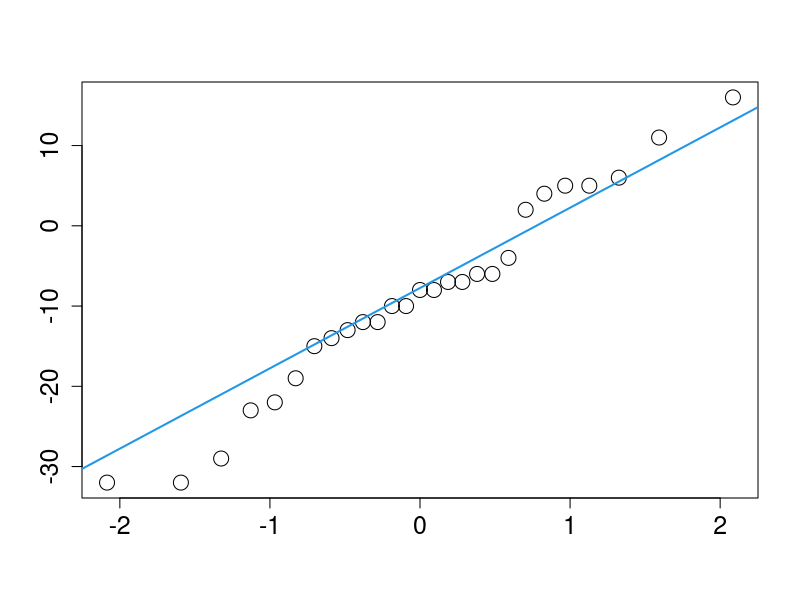
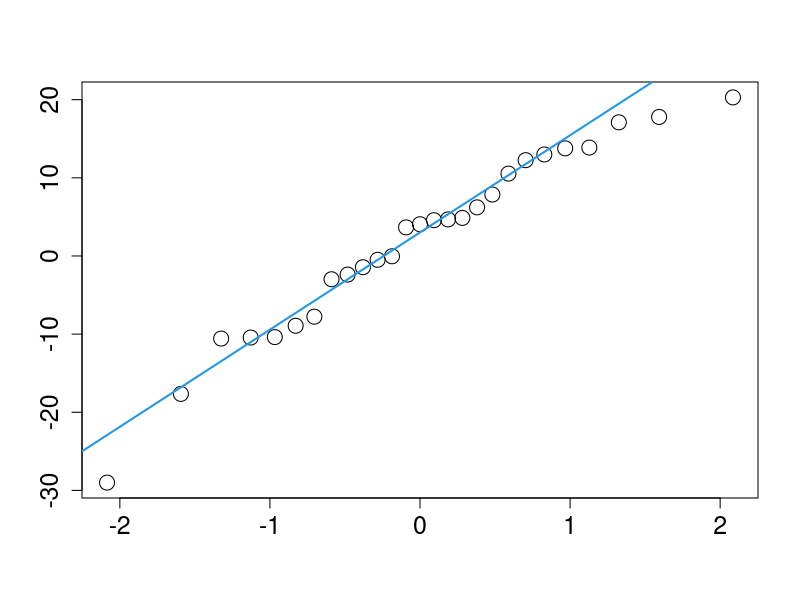
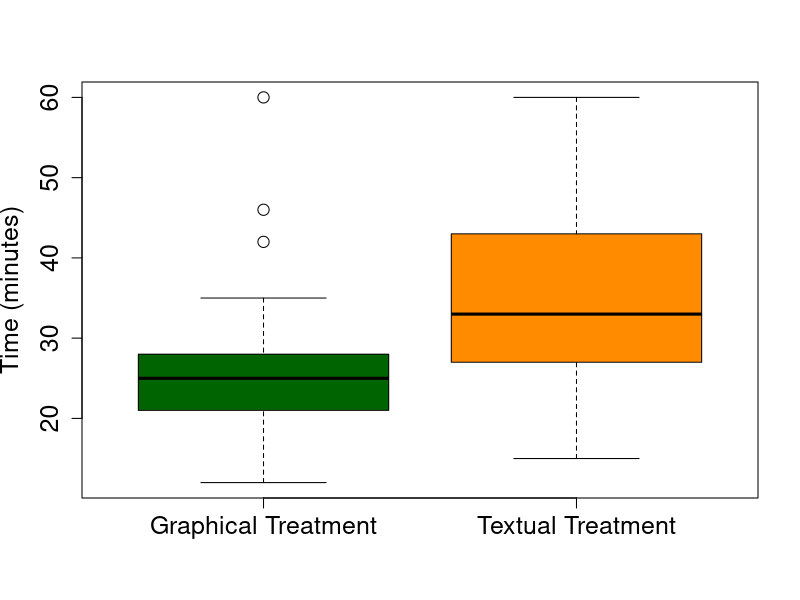
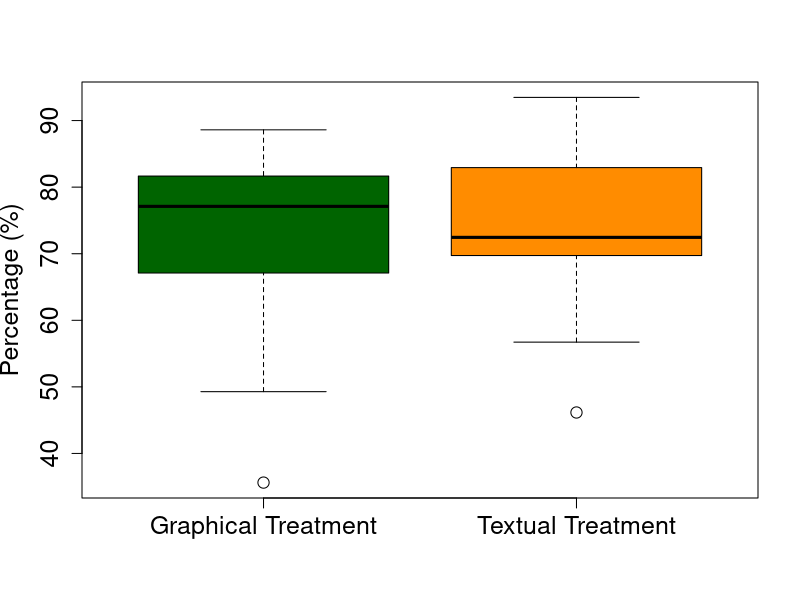
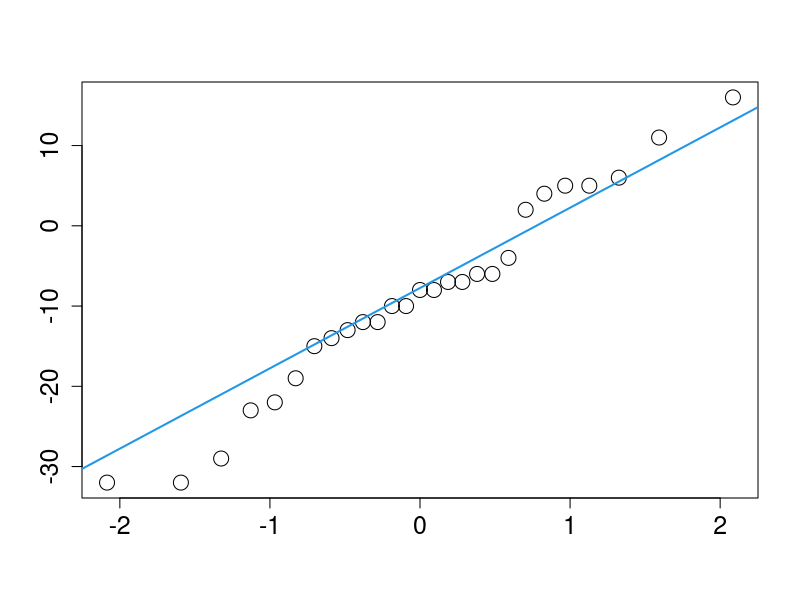
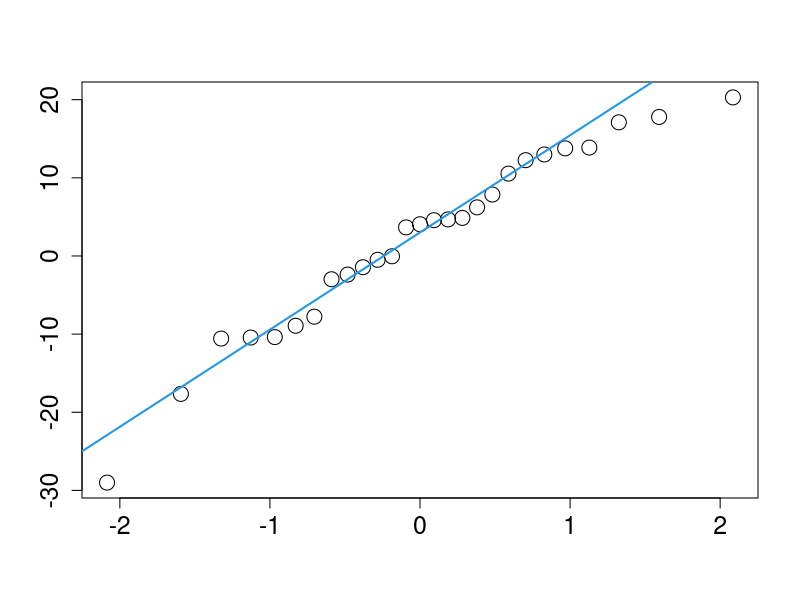
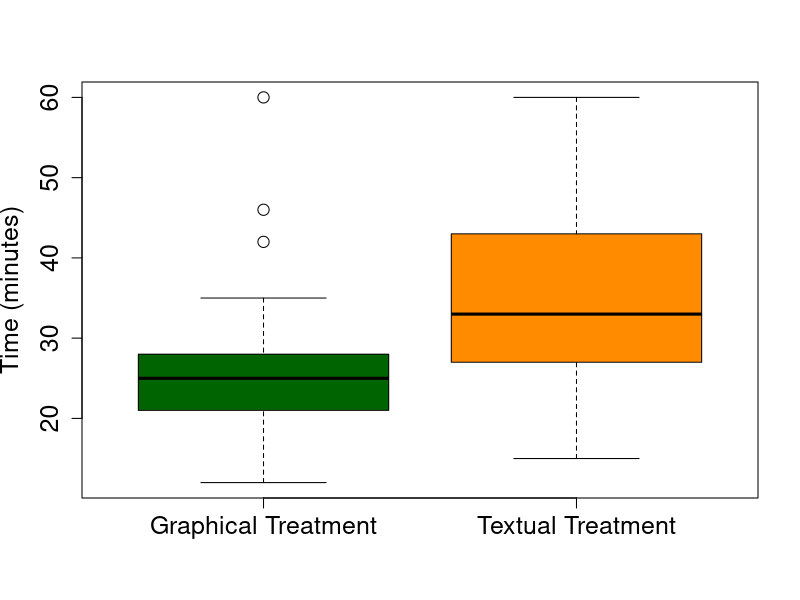
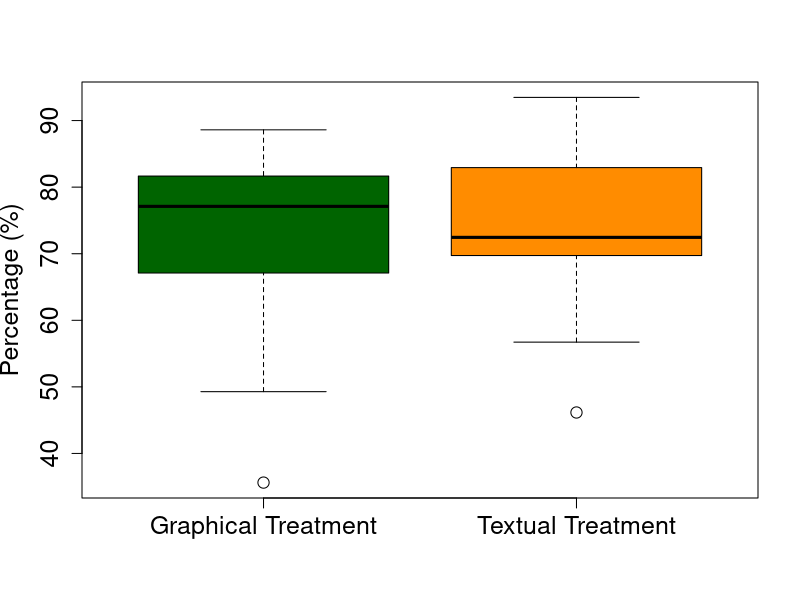

Reproduce these figures in R, in order.
# ==============================================================================
# ==============================================================================
#		 SCRIPTS TO GENERATE SOME OF MY GRAPHICS IN R
# ==============================================================================
# ==============================================================================

# DATASETS
# 	TIME (EFFORT)
	NormalityT<-c(-32,-32,-29,-23,-22,-19,-15,-14,-13,-12,-12,-10,-10,-8,-8,-7,-7,-6,-6,-4,2,4,5,5,6,11,16)
	GraphicT<-c(12,12,17,18,20,20,21,21,22,22,22,22,25,25,26,26,27,28,28,28,28,28,31,35,42,46,60)
	TextualT<-c(15,16,18,18,20,20,26,28,28,28,30,30,32,33,35,36,38,38,38,41,45,48,56,57,58,60,60)
# 	FSCORE (EFFECTIVENESS)
	NormalityFS<-c(-29,-17.65,-10.57,-10.44,-10.38,-8.93,-7.77,-2.98,-2.38,-1.44,-0.49,-0.04,3.66,4.06,4.58,4.68,4.87,6.22,7.86,10.54,12.26,12.99,13.77,13.87,17.1,17.79,20.29)
	GraphicFS<-c(35.62,49.28,51.35,63.29,65.75,66.67,66.67,67.53,67.61,67.61,71.74,72.73,73.24,77.11,77.65,79.01,79.41,79.45,80.49,81.4,81.93,82.5,82.67,85,85.33,85.71,88.61)
	TextualFS<-c(46.15,56.72,57.58,61.36,66.67,67.57,69.57,69.88,70.33,70.33,71.79,71.93,72.29,72.46,79.55,80,80.43,80.52,81.08,82.35,83.52,84,84.09,84.71,86.6,92.86,93.48)

# ==============================================================================

# DISTRIBUTION
#	TIME (EFFORT)
	qqnorm(NormalityT,main=NULL, xlab = "",ylab = "",cex = 2, pch = 1,cex.lab= 1.5, cex.axis= 1.5)
	qqline(NormalityT, col=4, lwd=2,lty=1)
#	FSCORE (EFFECTIVENESS)
	qqnorm(NormalityFS,main=NULL, xlab = "",ylab = "",cex = 2, pch = 1,cex.lab= 1.5, cex.axis= 1.5)
	qqline(NormalityFS, col=4, lwd=2,lty=1,)

# ==============================================================================

# BOXPLOT
#	TIME (EFFORT)
	boxplot(GraphicT, TextualT, col=(c("darkgreen","darkorange")), names=c("Graphical Treatment","Textual Treatment"), ylab="Time (minutes)", cex=1.5, cex.lab= 1.5, cex.axis= 1.5)
#	FSCORE (EFFECTIVENESS)
	boxplot(GraphicFS, TextualFS, col=(c("darkgreen","darkorange")), names=c("Graphical Treatment","Textual Treatment"), ylab="Percentage (%)", cex=1.5, cex.lab= 1.5, cex.axis= 1.5)
	
# ==============================================================================

# 	+ PLOTS
	qqnorm(NormalityT,main=NULL, xlab = "",ylab = "",cex = 2, pch = 1,cex.lab= 1.5, cex.axis= 1.5)
	qqline(NormalityT, col=4, lwd=2,lty=1)
	qqnorm(NormalityFS,main=NULL, xlab = "",ylab = "",cex = 2, pch = 1,cex.lab= 1.5, cex.axis= 1.5)
	qqline(NormalityFS, col=4, lwd=2,lty=1,)
	boxplot(GraphicT, TextualT, col=(c("darkgreen","darkorange")), names=c("Graphical Treatment","Textual Treatment"), ylab="Time (minutes)", cex=1.5, cex.lab= 1.5, cex.axis= 1.5)
	boxplot(GraphicFS, TextualFS, col=(c("darkgreen","darkorange")), names=c("Graphical Treatment","Textual Treatment"), ylab="Percentage (%)", cex=1.5, cex.lab= 1.5, cex.axis= 1.5)
